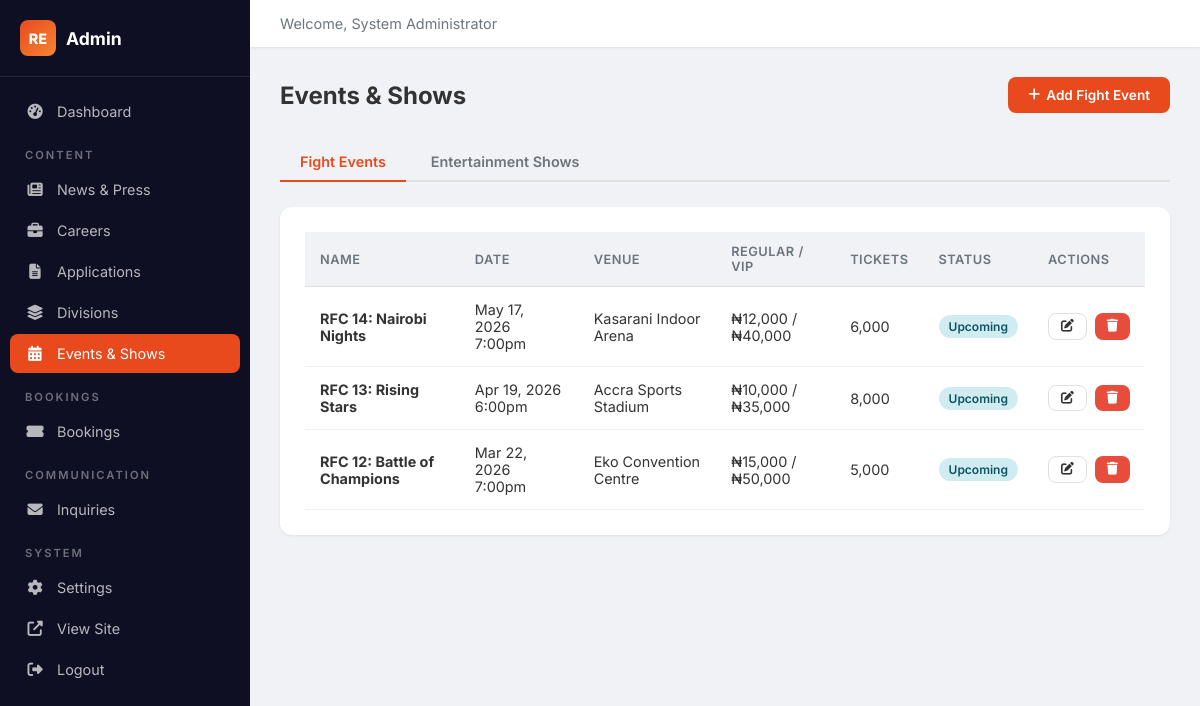
/admin/admin-events.php (signed in), run on the app's committed database.
### tables this page shows
CREATE TABLE IF NOT EXISTS fight_events (
    id INT AUTO_INCREMENT PRIMARY KEY,
    event_name VARCHAR(200) NOT NULL,
    slug VARCHAR(200) NOT NULL UNIQUE,
    event_date DATETIME NOT NULL,
    venue VARCHAR(200),
    location VARCHAR(200),
    description TEXT,
    featured_image VARCHAR(255),
    ticket_price DECIMAL(10,2) DEFAULT 0,
    vip_price DECIMAL(10,2) DEFAULT 0,
    available_tickets INT DEFAULT 0,
    status ENUM('upcoming','completed','cancelled') DEFAULT 'upcoming',
    created_at DATETIME DEFAULT CURRENT_TIMESTAMP
);

### config.php (called while the page is built, shortened)
<?php
try {
    $pdo = new PDO(
        "mysql:host=" . DB_HOST . ";dbname=" . DB_NAME . ";charset=utf8mb4",
        DB_USER,
        DB_PASS,
        [
            PDO::ATTR_ERRMODE => PDO::ERRMODE_EXCEPTION,
            PDO::ATTR_DEFAULT_FETCH_MODE => PDO::FETCH_ASSOC,
            PDO::ATTR_EMULATE_PREPARES => false,
        ]
    );
} catch (PDOException $e) {
    die("Database connection failed. Please check your configuration.");
}
function generateCSRFToken() {
    return $_SESSION['csrf_token'];
}
function sanitize($input) {
    return htmlspecialchars(trim($input), ENT_QUOTES, 'UTF-8');
}
function formatPrice($amount) {
    return '₦' . number_format($amount, 0);
}
function isAdminLoggedIn() {
    return isset($_SESSION['admin_id']) && !empty($_SESSION['admin_id']);
}
function getCurrentAdmin() {
    global $pdo;
    $stmt = $pdo->prepare("SELECT * FROM admins WHERE id = ? AND status = 'active'");
    $stmt->execute([$_SESSION['admin_id']]);
    return $stmt->fetch();
}

### admin/auth.php (called while the page is built, shortened)
<?php
require_once __DIR__ . '/../config.php';
$currentAdmin = getCurrentAdmin();

### admin/admin-events.php (the view, shortened to what this page needs)
<?php
require_once 'auth.php';
$tab = $_GET['tab'] ?? 'fights';
$action = $_GET['action'] ?? 'list';
$table = $tab === 'shows' ? 'entertainment_shows' : 'fight_events';
$nameCol = $tab === 'shows' ? 'show_name' : 'event_name';
$dateCol = $tab === 'shows' ? 'show_date' : 'event_date';
$label = $tab === 'shows' ? 'Show' : 'Fight Event';
$editData = null;
require_once 'includes/admin-header.php';
?>
<div class="admin-page-header">
    <h1><?= $action === 'add' ? "Add {$label}" : ($action === 'edit' ? "Edit {$label}" : 'Events & Shows') ?></h1>
    <?php if ($action === 'list'): ?>
    <a href="?tab=<?= $tab ?>&action=add" class="btn-admin btn-admin-primary"><i class="fas fa-plus"></i> Add <?= $label ?></a>
    <?php else: ?>
    <a href="admin-events.php?tab=<?= $tab ?>" class="btn-admin btn-admin-outline"><i class="fas fa-arrow-left"></i> Back to List</a>
    <?php endif; ?>
</div>
<?php if ($action === 'list'): ?>
<div class="admin-tabs">
    <a href="?tab=fights" class="admin-tab <?= $tab === 'fights' ? 'active' : '' ?>">Fight Events</a>
    <a href="?tab=shows" class="admin-tab <?= $tab === 'shows' ? 'active' : '' ?>">Entertainment Shows</a>
</div>
<?php endif; ?>
<?php if ($action === 'add' || $action === 'edit'): ?>
<div class="admin-card">
    <div class="admin-card-body">
        <form method="POST" class="admin-form" enctype="multipart/form-data">
            <input type="hidden" name="csrf_token" value="<?= generateCSRFToken() ?>">
            <input type="hidden" name="edit_id" value="<?= $editData['id'] ?? 0 ?>">
            <input type="hidden" name="tab" value="<?= $tab ?>">
            <input type="hidden" name="existing_image" value="<?= sanitize($editData['featured_image'] ?? '') ?>">
            <div class="form-row">
                <div class="form-group">
                    <label><?= $label ?> Name *</label>
                    <input type="text" name="name" class="form-control" value="<?= sanitize($editData[$nameCol] ?? '') ?>" required>
                </div>
                <div class="form-group">
                    <label>Date & Time</label>
                    <input type="datetime-local" name="event_date" class="form-control" value="<?= isset($editData[$dateCol]) ? date('Y-m-d\TH:i', strtotime($editData[$dateCol])) : '' ?>">
                </div>
            </div>
            <div class="form-row">
                <div class="form-group">
                    <label>Venue</label>
                    <input type="text" name="venue" class="form-control" value="<?= sanitize($editData['venue'] ?? '') ?>">
                </div>
                <div class="form-group">
                    <label>Location</label>
                    <input type="text" name="location" class="form-control" value="<?= sanitize($editData['location'] ?? '') ?>">
                </div>
            </div>
            <div class="form-group">
                <label>Description</label>
                <textarea name="description" class="form-control" rows="5"><?= sanitize($editData['description'] ?? '') ?></textarea>
            </div>
            <div class="form-row">
                <div class="form-group">
                    <label>Regular Ticket Price (₦)</label>
                    <input type="number" name="ticket_price" class="form-control" step="0.01" value="<?= $editData['ticket_price'] ?? 0 ?>">
                </div>
                <div class="form-group">
                    <label>VIP Ticket Price (₦)</label>
                    <input type="number" name="vip_price" class="form-control" step="0.01" value="<?= $editData['vip_price'] ?? 0 ?>">
                </div>
            </div>
            <div class="form-row">
                <div class="form-group">
                    <label>Available Tickets</label>
                    <input type="number" name="available_tickets" class="form-control" value="<?= $editData['available_tickets'] ?? 0 ?>">
                </div>
                <div class="form-group">
                    <label>Status</label>
                    <select name="status" class="form-control">
                        <?php foreach (['upcoming','completed','cancelled'] as $s): ?>
                        <option value="<?= $s ?>" <?= ($editData['status'] ?? '') === $s ? 'selected' : '' ?>><?= ucfirst($s) ?></option>
                        <?php endforeach; ?>
                    </select>
                </div>
            </div>
            <div class="form-group">
                <label>Featured Image</label>
                <input type="file" name="featured_image" class="form-control" accept="image/*">
                <?php if (!empty($editData['featured_image'])): ?>
                <div class="form-hint">Current: <?= $editData['featured_image'] ?></div>
                <?php endif; ?>
            </div>
            <button type="submit" class="btn-admin btn-admin-primary"><i class="fas fa-save"></i> <?= $editData ? 'Update' : 'Create' ?> <?= $label ?></button>
        </form>
    </div>
</div>
<?php else: ?>
<?php
$events = $pdo->query("SELECT * FROM {$table} ORDER BY {$dateCol} DESC")->fetchAll();
?>
<div class="admin-card">
    <div class="admin-card-body">
        <?php if (empty($events)): ?>
        <div class="empty-state">
            <i class="fas fa-calendar-alt"></i>
            <h3>No <?= strtolower($label) ?>s yet</h3>
            <p>Click "Add <?= $label ?>" to create one.</p>
        </div>
        <?php else: ?>
        <div class="admin-table-responsive">
            <table class="admin-table">
                <thead>
                    <tr>
                        <th>Name</th>
                        <th>Date</th>
                        <th>Venue</th>
                        <th>Regular / VIP</th>
                        <th>Tickets</th>
                        <th>Status</th>
                        <th>Actions</th>
                    </tr>
                </thead>
                <tbody>
                    <?php foreach ($events as $ev): ?>
                    <tr>
                        <td><strong><?= sanitize($ev[$nameCol]) ?></strong></td>
                        <td><?= date('M j, Y g:ia', strtotime($ev[$dateCol])) ?></td>
                        <td><?= sanitize($ev['venue'] ?: '—') ?></td>
                        <td><?= formatPrice($ev['ticket_price']) ?> / <?= formatPrice($ev['vip_price']) ?></td>
                        <td><?= number_format($ev['available_tickets']) ?></td>
                        <td>
                            <?php
                            $sBadge = match($ev['status']) {
                                'upcoming' => 'badge-info',
                                'completed' => 'badge-success',
                                'cancelled' => 'badge-danger',
                                default => 'badge-info',
                            };
                            ?>
                            <span class="badge <?= $sBadge ?>"><?= ucfirst($ev['status']) ?></span>
                        </td>
                        <td>
                            <div class="actions">
                                <a href="?tab=<?= $tab ?>&action=edit&id=<?= $ev['id'] ?>" class="btn-admin btn-admin-sm btn-admin-outline"><i class="fas fa-edit"></i></a>
                                <a href="?tab=<?= $tab ?>&action=delete&id=<?= $ev['id'] ?>&token=<?= generateCSRFToken() ?>" class="btn-admin btn-admin-sm btn-admin-danger" data-confirm="Delete this <?= strtolower($label) ?>?"><i class="fas fa-trash"></i></a>
                            </div>
                        </td>
                    </tr>
                    <?php endforeach; ?>
                </tbody>
            </table>
        </div>
        <?php endif; ?>
    </div>
</div>
<?php endif; ?>
<?php require_once 'includes/admin-footer.php'; ?>

### admin/includes/admin-header.php (shortened to what this page needs)
<?php
$adminPage = basename($_SERVER['PHP_SELF'], '.php');
?>
<!DOCTYPE html>
<html lang="en">
<head>
    <link rel="stylesheet" href="https://cdnjs.cloudflare.com/ajax/libs/font-awesome/6.5.1/css/all.min.css">
    <link rel="stylesheet" href="<?= SITE_URL ?>/assets/css/admin-style.css">
</head>
<body>
    <div class="admin-layout">
        <aside class="admin-sidebar" id="adminSidebar">
            <div class="sidebar-header">
                <a href="<?= SITE_URL ?>/admin/admin-dashboard.php" class="sidebar-logo">
                    <span class="logo-r">RE</span> Admin
                </a>
            </div>
            <nav class="sidebar-nav">
                <a href="<?= SITE_URL ?>/admin/admin-dashboard.php" class="<?= $adminPage === 'admin-dashboard' ? 'active' : '' ?>">
                    <i class="fas fa-tachometer-alt"></i> Dashboard
                </a>
                <div class="sidebar-section">Content</div>
                <a href="<?= SITE_URL ?>/admin/admin-news.php" class="<?= $adminPage === 'admin-news' ? 'active' : '' ?>">
                    <i class="fas fa-newspaper"></i> News & Press
                </a>
                <a href="<?= SITE_URL ?>/admin/admin-careers.php" class="<?= $adminPage === 'admin-careers' ? 'active' : '' ?>">
                    <i class="fas fa-briefcase"></i> Careers
                </a>
                <a href="<?= SITE_URL ?>/admin/admin-applications.php" class="<?= $adminPage === 'admin-applications' ? 'active' : '' ?>">
                    <i class="fas fa-file-alt"></i> Applications
                </a>
                <a href="<?= SITE_URL ?>/admin/admin-divisions.php" class="<?= $adminPage === 'admin-divisions' ? 'active' : '' ?>">
                    <i class="fas fa-layer-group"></i> Divisions
                </a>
                <a href="<?= SITE_URL ?>/admin/admin-events.php" class="<?= $adminPage === 'admin-events' ? 'active' : '' ?>">
                    <i class="fas fa-calendar-alt"></i> Events & Shows
                </a>
                <div class="sidebar-section">Bookings</div>
                <a href="<?= SITE_URL ?>/admin/admin-bookings.php" class="<?= $adminPage === 'admin-bookings' ? 'active' : '' ?>">
                    <i class="fas fa-ticket-alt"></i> Bookings
                </a>
                <div class="sidebar-section">Communication</div>
                <a href="<?= SITE_URL ?>/admin/admin-inquiries.php" class="<?= $adminPage === 'admin-inquiries' ? 'active' : '' ?>">
                    <i class="fas fa-envelope"></i> Inquiries
                </a>
                <div class="sidebar-section">System</div>
                <a href="<?= SITE_URL ?>/admin/admin-settings.php" class="<?= $adminPage === 'admin-settings' ? 'active' : '' ?>">
                    <i class="fas fa-cog"></i> Settings
                </a>
                <a href="<?= SITE_URL ?>" target="_blank">
                    <i class="fas fa-external-link-alt"></i> View Site
                </a>
                <a href="<?= SITE_URL ?>/admin/logout.php" class="logout-link">
                    <i class="fas fa-sign-out-alt"></i> Logout
                </a>
            </nav>
        </aside>
        <div class="admin-main">
            <header class="admin-topbar">
                <div class="topbar-right">
                    <span class="admin-greeting">Welcome, <?= sanitize($currentAdmin['full_name']) ?></span>
                </div>
            </header>
            <div class="admin-content">

### data on the page
fight_events: event_name "RFC 14: Nairobi Nights", event_date "May 17, 2026 7:00pm", venue "Kasarani Indoor Arena", ticket_price "₦12,000", vip_price "₦40,000", available_tickets "6,000", status "Upcoming"
fight_events: event_name "RFC 13: Rising Stars", event_date "Apr 19, 2026 6:00pm", venue "Accra Sports Stadium", ticket_price "₦10,000", vip_price "₦35,000", available_tickets "8,000", status "Upcoming"
fight_events: event_name "RFC 12: Battle of Champions", event_date "Mar 22, 2026 7:00pm", venue "Eko Convention Centre", ticket_price "₦15,000", vip_price "₦50,000", available_tickets "5,000", status "Upcoming"

### other printed values
$currentAdmin['full_name'] "System Administrator"
$label "Fight Event"
